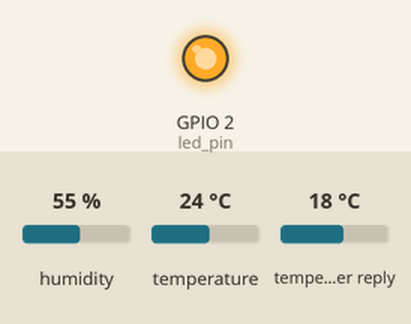
The sketch below on a simulated ESP8266 (NodeMCU). On the bench: output pins drawn as LEDs (lit = HIGH). The test bench sets the inputs (shaded band); at power-on: humidity 55 %, temperature 24 °C, temperature in the weather reply 18 °C. WiFi joins after 1.5 s; servers stay silent unless stated; storage starts empty; web services answer with replies made up by the test bench; what the sketch prints to the serial monitor is not drawn.

Above: at 0.1 s.
At 0.6 s:
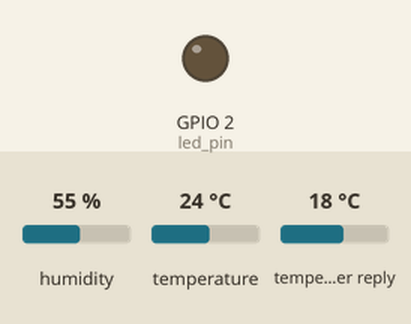
Timing chart, 0 to 41.5 s (numbered marks = the images above):
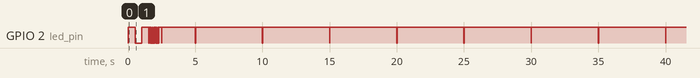

The sketch:

esp8266-sensor-websocket.ino
```cpp
#include <ESP8266WiFi.h>
#include <ESP8266WebServer.h>
#include <ESP8266HTTPClient.h>
#include <WebSocketsServer.h>
#include <ESP8266mDNS.h>

#include <ArduinoJson.h>
#include <FS.h>

#include <SoftwareSerial.h>
#include <Ticker.h>

#include <SimpleDHT.h>

#define led_pin 2       //D4  nodeMCU
//#define led_pin 1     //esp01

#define DHT11_pin 5     //D1  nodeMCU
//#define DHT11_pin 2;  //esp01

Ticker timer;
Ticker weatherTimer;

bool get_data = true;

// Connecting to the Internet
//char * ssid = "TP-Link_41F8";
//char * password = "38517129";

char * ssid = "SKYMEDIA-49";
char * password = "99109265";

//static values
byte temperature_inside = 99;
byte humidity_inside = 99;

float temperature_outside;
float humidity_outside;

String APIKEY = "3e9b3259a28b1a2f6fc6d0e6d07a2b25";
String CityID = "2028462"; //Ulaanbaatar, MN

SimpleDHT11 dht11(DHT11_pin);

// Running a web server
ESP8266WebServer server;

// Adding a websocket to the server
WebSocketsServer webSocket = WebSocketsServer(81);


void setup() {
  Serial.begin(115200);
  pinMode(led_pin, OUTPUT);
  timer.attach(5, getData);

  int err = SimpleDHTErrSuccess;
  if ((err = dht11.read(&temperature_inside, &humidity_inside, NULL)) != SimpleDHTErrSuccess);


  Serial.println("");
  WiFi.begin(ssid, password);
  Serial.print("connecting.");
  while(WiFi.status()!=WL_CONNECTED) {
    Serial.print(".");
    digitalWrite(led_pin,!digitalRead(led_pin));
    delay(500);
  }

  Serial.println("");

  if (!MDNS.begin("automat-agaarjuulalt")) {             // Start the mDNS responder for esp8266.local
    Serial.println("Error setting up MDNS responder!");
  }
  else {
    Serial.println("mDNS responder started at: automat-agaarjuulalt.local/");
  }

  Serial.println("");
  Serial.print("IP Address: ");
  Serial.println(WiFi.localIP());

  if(!SPIFFS.begin()){
    Serial.println("An Error has occurred while mounting SPIFFS");
    return;
  }

  server.on("/",homepage);
  server.begin();
  webSocket.begin();
  webSocket.onEvent(webSocketEvent);

  if(WiFi.status() == WL_CONNECTED)                     //WL_CONNECTED LED indicate
  {
    for(int n = 0; n < 15; n++)
    {
      digitalWrite(led_pin,!digitalRead(led_pin));
      delay(50);
    }
    digitalWrite(led_pin, HIGH);
  }

  Serial.println("");                                   // blank new line

  weatherTimer.attach(3600, getWeatherData);
  getWeatherData();
}

void loop() {

  webSocket.loop();
  server.handleClient();
  MDNS.update();

  if (get_data)
  {
    digitalWrite(led_pin, LOW);

    int err = SimpleDHTErrSuccess;
    if ((err = dht11.read(&temperature_inside, &humidity_inside, NULL)) != SimpleDHTErrSuccess);

    String json = "{\"temp_o\":";
    json += temperature_outside;
    json += ",";
    json += "\"temp_i\":";
    json += temperature_inside;
    json += ",";
    json += "\"hum_o\":";
    json += humidity_outside;
    json += ",";
    json += "\"hum_i\":";
    json += humidity_inside;
    json += "}";

    webSocket.broadcastTXT(json.c_str(), json.length());
    get_data = false;

    digitalWrite(led_pin, HIGH);
  }

}

void getData() {
  get_data = true;
}

void webSocketEvent(uint8_t num, WStype_t type, uint8_t * payload, size_t length){  // Do something with the data from the client

  if(type == WStype_TEXT){
    float dataRate = (float) atof((const char *) &payload[0]);

    timer.detach();
    timer.attach(dataRate, getData);                                                // dataRate * 60 to make min
    Serial.println(dataRate);
    Serial.println();
  }
}

void getWeatherData() //client function to send/receive GET request data.
{
    HTTPClient http;  //Object of class HTTPClient
    http.begin("http://api.openweathermap.org/data/2.5/weather?id=2028462&units=metric&APPID=3e9b3259a28b1a2f6fc6d0e6d07a2b25");

    int httpCode = http.GET();
    if (httpCode > 0) {
      // Parsing
      DynamicJsonDocument doc(2048);
      deserializeJson(doc, http.getString());

      float temperature = doc["main"]["temp"];
      float humidity = doc["main"]["humidity"];

      temperature_outside = temperature;
      humidity_outside = humidity;
    }
    http.end();   //Close connection
}

void homepage()
{
  File file = SPIFFS.open("/index.html","r");
  server.streamFile(file, "text/html");
}
```
